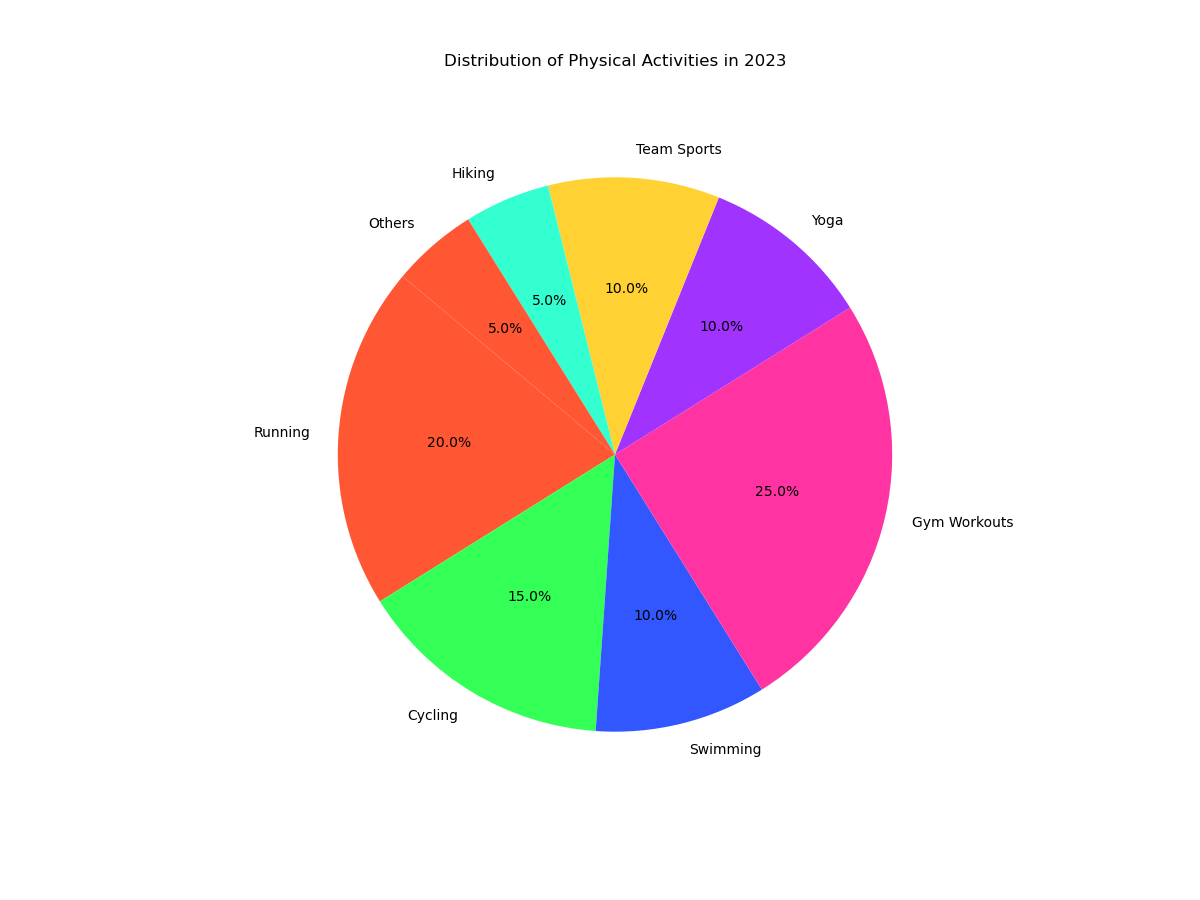

Here is the Python script that generated this plot:

import matplotlib.pyplot as plt

# Data points
activities = ['Running', 'Cycling', 'Swimming', 'Gym Workouts', 'Yoga', 'Team Sports', 'Hiking', 'Others']
percentage_share = [20.0, 15.0, 10.0, 25.0, 10.0, 10.0, 5.0, 5.0]

# Colors using hexadecimal color codes
colors = ['#FF5733', '#33FF57', '#3357FF', '#FF33A1', '#A133FF', '#FFD133', '#33FFD1', '#FF5733']

# Plotting the pie chart
plt.figure(figsize=(12, 9))  # Width and height of the chart
plt.pie(percentage_share, labels=activities, colors=colors, autopct='%1.1f%%', startangle=140)

# Title of the chart
plt.title('Distribution of Physical Activities in 2023', pad=30)

# Display the chart
plt.show()
